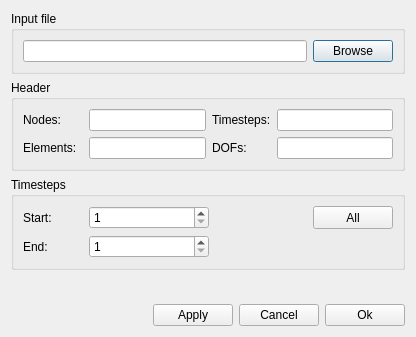
<ui version="4.0" >
 <class>readFileDialog</class>
 <widget class="QDialog" name="readFileDialog" >
  <property name="geometry" >
   <rect>
    <x>0</x>
    <y>0</y>
    <width>416</width>
    <height>337</height>
   </rect>
  </property>
  <property name="windowTitle" >
   <string>Read iput file</string>
  </property>
  <property name="windowIcon" >
   <iconset resource="../ElmerGUI.qrc" >:/icons/Mesh3D.png</iconset>
  </property>
  <layout class="QVBoxLayout" >
   <item>
    <widget class="QGroupBox" name="inputGroup" >
     <property name="title" >
      <string>Input file</string>
     </property>
     <layout class="QVBoxLayout" >
      <item>
       <layout class="QHBoxLayout" >
        <item>
         <widget class="QLineEdit" name="fileName" >
          <property name="maximumSize" >
           <size>
            <width>16777215</width>
            <height>24</height>
           </size>
          </property>
         </widget>
        </item>
        <item>
         <widget class="QPushButton" name="browseButton" >
          <property name="maximumSize" >
           <size>
            <width>16777215</width>
            <height>24</height>
           </size>
          </property>
          <property name="text" >
           <string>Browse</string>
          </property>
         </widget>
        </item>
       </layout>
      </item>
     </layout>
    </widget>
   </item>
   <item>
    <widget class="QGroupBox" name="headerGroup" >
     <property name="title" >
      <string>Header</string>
     </property>
     <layout class="QVBoxLayout" >
      <item>
       <layout class="QGridLayout" >
        <item row="0" column="0" >
         <widget class="QLabel" name="nodesLabel" >
          <property name="maximumSize" >
           <size>
            <width>16777215</width>
            <height>24</height>
           </size>
          </property>
          <property name="text" >
           <string>Nodes:</string>
          </property>
         </widget>
        </item>
        <item row="0" column="1" >
         <widget class="QLineEdit" name="nodesEdit" >
          <property name="maximumSize" >
           <size>
            <width>16777215</width>
            <height>24</height>
           </size>
          </property>
         </widget>
        </item>
        <item row="0" column="2" >
         <widget class="QLabel" name="timestepsLabel" >
          <property name="text" >
           <string>Timesteps:</string>
          </property>
         </widget>
        </item>
        <item row="0" column="3" >
         <widget class="QLineEdit" name="timestepsEdit" >
          <property name="maximumSize" >
           <size>
            <width>16777215</width>
            <height>24</height>
           </size>
          </property>
         </widget>
        </item>
        <item row="1" column="0" >
         <widget class="QLabel" name="elementsLabel" >
          <property name="minimumSize" >
           <size>
            <width>60</width>
            <height>0</height>
           </size>
          </property>
          <property name="text" >
           <string>Elements:</string>
          </property>
         </widget>
        </item>
        <item row="1" column="1" >
         <widget class="QLineEdit" name="elementsEdit" >
          <property name="maximumSize" >
           <size>
            <width>16777215</width>
            <height>24</height>
           </size>
          </property>
         </widget>
        </item>
        <item row="1" column="2" >
         <widget class="QLabel" name="dofsLabel" >
          <property name="text" >
           <string>DOFs:</string>
          </property>
         </widget>
        </item>
        <item row="1" column="3" >
         <widget class="QLineEdit" name="dofsEdit" >
          <property name="maximumSize" >
           <size>
            <width>16777215</width>
            <height>24</height>
           </size>
          </property>
         </widget>
        </item>
       </layout>
      </item>
     </layout>
    </widget>
   </item>
   <item>
    <widget class="QGroupBox" name="timestepsGroup" >
     <property name="title" >
      <string>Timesteps</string>
     </property>
     <layout class="QVBoxLayout" >
      <item>
       <layout class="QGridLayout" >
        <item row="0" column="0" >
         <widget class="QLabel" name="startLabel" >
          <property name="minimumSize" >
           <size>
            <width>60</width>
            <height>0</height>
           </size>
          </property>
          <property name="text" >
           <string>Start:</string>
          </property>
         </widget>
        </item>
        <item row="0" column="1" >
         <widget class="QSpinBox" name="start" >
          <property name="minimumSize" >
           <size>
            <width>120</width>
            <height>0</height>
           </size>
          </property>
          <property name="maximumSize" >
           <size>
            <width>16777215</width>
            <height>24</height>
           </size>
          </property>
          <property name="minimum" >
           <number>1</number>
          </property>
          <property name="maximum" >
           <number>99999999</number>
          </property>
         </widget>
        </item>
        <item row="0" column="2" >
         <spacer>
          <property name="orientation" >
           <enum>Qt::Horizontal</enum>
          </property>
          <property name="sizeHint" >
           <size>
            <width>40</width>
            <height>20</height>
           </size>
          </property>
         </spacer>
        </item>
        <item row="0" column="3" >
         <widget class="QPushButton" name="allButton" >
          <property name="maximumSize" >
           <size>
            <width>16777215</width>
            <height>24</height>
           </size>
          </property>
          <property name="text" >
           <string>All</string>
          </property>
         </widget>
        </item>
        <item row="1" column="0" >
         <widget class="QLabel" name="endLabel" >
          <property name="text" >
           <string>End:</string>
          </property>
         </widget>
        </item>
        <item row="1" column="1" >
         <widget class="QSpinBox" name="end" >
          <property name="maximumSize" >
           <size>
            <width>16777215</width>
            <height>24</height>
           </size>
          </property>
          <property name="minimum" >
           <number>1</number>
          </property>
          <property name="maximum" >
           <number>99999999</number>
          </property>
         </widget>
        </item>
       </layout>
      </item>
     </layout>
    </widget>
   </item>
   <item>
    <spacer>
     <property name="orientation" >
      <enum>Qt::Vertical</enum>
     </property>
     <property name="sizeHint" >
      <size>
       <width>20</width>
       <height>16</height>
      </size>
     </property>
    </spacer>
   </item>
   <item>
    <layout class="QHBoxLayout" >
     <item>
      <spacer>
       <property name="orientation" >
        <enum>Qt::Horizontal</enum>
       </property>
       <property name="sizeHint" >
        <size>
         <width>71</width>
         <height>20</height>
        </size>
       </property>
      </spacer>
     </item>
     <item>
      <widget class="QPushButton" name="applyButton" >
       <property name="text" >
        <string>Apply</string>
       </property>
      </widget>
     </item>
     <item>
      <widget class="QPushButton" name="cancelButton" >
       <property name="text" >
        <string>Cancel</string>
       </property>
       <property name="icon" >
        <iconset resource="../ElmerGUI.qrc" >:/icons/dialog-close.png</iconset>
       </property>
      </widget>
     </item>
     <item>
      <widget class="QPushButton" name="okButton" >
       <property name="text" >
        <string>Ok</string>
       </property>
       <property name="icon" >
        <iconset resource="../ElmerGUI.qrc" >:/icons/dialog-ok-apply.png</iconset>
       </property>
      </widget>
     </item>
    </layout>
   </item>
  </layout>
 </widget>
 <resources>
  <include location="../ElmerGUI.qrc" />
 </resources>
 <connections/>
</ui>
